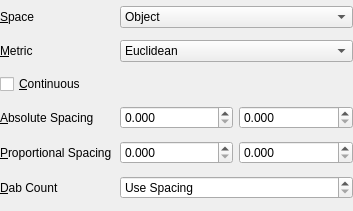
<?xml version="1.0" encoding="UTF-8"?>
<ui version="4.0">
 <class>GfxPaint::StrokeEditorWidget</class>
 <widget class="QWidget" name="GfxPaint::StrokeEditorWidget">
  <property name="geometry">
   <rect>
    <x>0</x>
    <y>0</y>
    <width>353</width>
    <height>211</height>
   </rect>
  </property>
  <property name="sizePolicy">
   <sizepolicy hsizetype="Preferred" vsizetype="Fixed">
    <horstretch>0</horstretch>
    <verstretch>0</verstretch>
   </sizepolicy>
  </property>
  <property name="windowTitle">
   <string>Form</string>
  </property>
  <layout class="QGridLayout" name="gridLayout" columnstretch="1,1,1">
   <property name="leftMargin">
    <number>0</number>
   </property>
   <property name="topMargin">
    <number>0</number>
   </property>
   <property name="rightMargin">
    <number>0</number>
   </property>
   <property name="bottomMargin">
    <number>0</number>
   </property>
   <item row="4" column="2">
    <widget class="QDoubleSpinBox" name="proportionalSpacingHeightSpinBox">
     <property name="decimals">
      <number>3</number>
     </property>
     <property name="minimum">
      <double>0.000000000000000</double>
     </property>
     <property name="maximum">
      <double>16.000000000000000</double>
     </property>
     <property name="singleStep">
      <double>0.062500000000000</double>
     </property>
    </widget>
   </item>
   <item row="5" column="1" colspan="2">
    <widget class="QSpinBox" name="dabCountSpinBox">
     <property name="specialValueText">
      <string>Use Spacing</string>
     </property>
     <property name="maximum">
      <number>256</number>
     </property>
    </widget>
   </item>
   <item row="5" column="0">
    <widget class="QLabel" name="dabCountLabel">
     <property name="text">
      <string>&amp;Dab Count</string>
     </property>
     <property name="buddy">
      <cstring>dabCountSpinBox</cstring>
     </property>
    </widget>
   </item>
   <item row="4" column="1">
    <widget class="QDoubleSpinBox" name="proportionalSpacingWidthSpinBox">
     <property name="decimals">
      <number>3</number>
     </property>
     <property name="minimum">
      <double>0.000000000000000</double>
     </property>
     <property name="maximum">
      <double>16.000000000000000</double>
     </property>
     <property name="singleStep">
      <double>0.062500000000000</double>
     </property>
    </widget>
   </item>
   <item row="0" column="0">
    <widget class="QLabel" name="spaceLabel">
     <property name="text">
      <string>&amp;Space</string>
     </property>
     <property name="buddy">
      <cstring>spaceComboBox</cstring>
     </property>
    </widget>
   </item>
   <item row="3" column="1">
    <widget class="QDoubleSpinBox" name="absoluteSpacingWidthSpinBox">
     <property name="decimals">
      <number>3</number>
     </property>
     <property name="minimum">
      <double>0.000000000000000</double>
     </property>
     <property name="maximum">
      <double>512.000000000000000</double>
     </property>
    </widget>
   </item>
   <item row="0" column="1" colspan="2">
    <widget class="QComboBox" name="spaceComboBox">
     <item>
      <property name="text">
       <string>Object</string>
      </property>
     </item>
     <item>
      <property name="text">
       <string>Object Aspect-corrected</string>
      </property>
     </item>
     <item>
      <property name="text">
       <string>World</string>
      </property>
     </item>
     <item>
      <property name="text">
       <string>View</string>
      </property>
     </item>
    </widget>
   </item>
   <item row="3" column="2">
    <widget class="QDoubleSpinBox" name="absoluteSpacingHeightSpinBox">
     <property name="decimals">
      <number>3</number>
     </property>
     <property name="minimum">
      <double>0.000000000000000</double>
     </property>
     <property name="maximum">
      <double>512.000000000000000</double>
     </property>
    </widget>
   </item>
   <item row="2" column="0" colspan="3">
    <widget class="QCheckBox" name="continuousCheckBox">
     <property name="text">
      <string>&amp;Continuous</string>
     </property>
    </widget>
   </item>
   <item row="4" column="0">
    <widget class="QLabel" name="proportionalSpacingLabel">
     <property name="text">
      <string>&amp;Proportional Spacing</string>
     </property>
     <property name="buddy">
      <cstring>proportionalSpacingWidthSpinBox</cstring>
     </property>
    </widget>
   </item>
   <item row="3" column="0">
    <widget class="QLabel" name="absoluteSpacingLabel">
     <property name="text">
      <string>&amp;Absolute Spacing</string>
     </property>
     <property name="buddy">
      <cstring>absoluteSpacingWidthSpinBox</cstring>
     </property>
    </widget>
   </item>
   <item row="1" column="0">
    <widget class="QLabel" name="metricLabel">
     <property name="text">
      <string>&amp;Metric</string>
     </property>
     <property name="buddy">
      <cstring>metricComboBox</cstring>
     </property>
    </widget>
   </item>
   <item row="1" column="1" colspan="2">
    <widget class="QComboBox" name="metricComboBox">
     <item>
      <property name="text">
       <string>Euclidean</string>
      </property>
     </item>
     <item>
      <property name="text">
       <string>Manhattan</string>
      </property>
     </item>
     <item>
      <property name="text">
       <string>Chebyshev</string>
      </property>
     </item>
    </widget>
   </item>
  </layout>
 </widget>
 <tabstops>
  <tabstop>spaceComboBox</tabstop>
  <tabstop>metricComboBox</tabstop>
  <tabstop>continuousCheckBox</tabstop>
  <tabstop>absoluteSpacingWidthSpinBox</tabstop>
  <tabstop>absoluteSpacingHeightSpinBox</tabstop>
  <tabstop>proportionalSpacingWidthSpinBox</tabstop>
  <tabstop>proportionalSpacingHeightSpinBox</tabstop>
  <tabstop>dabCountSpinBox</tabstop>
 </tabstops>
 <resources/>
 <connections/>
</ui>
